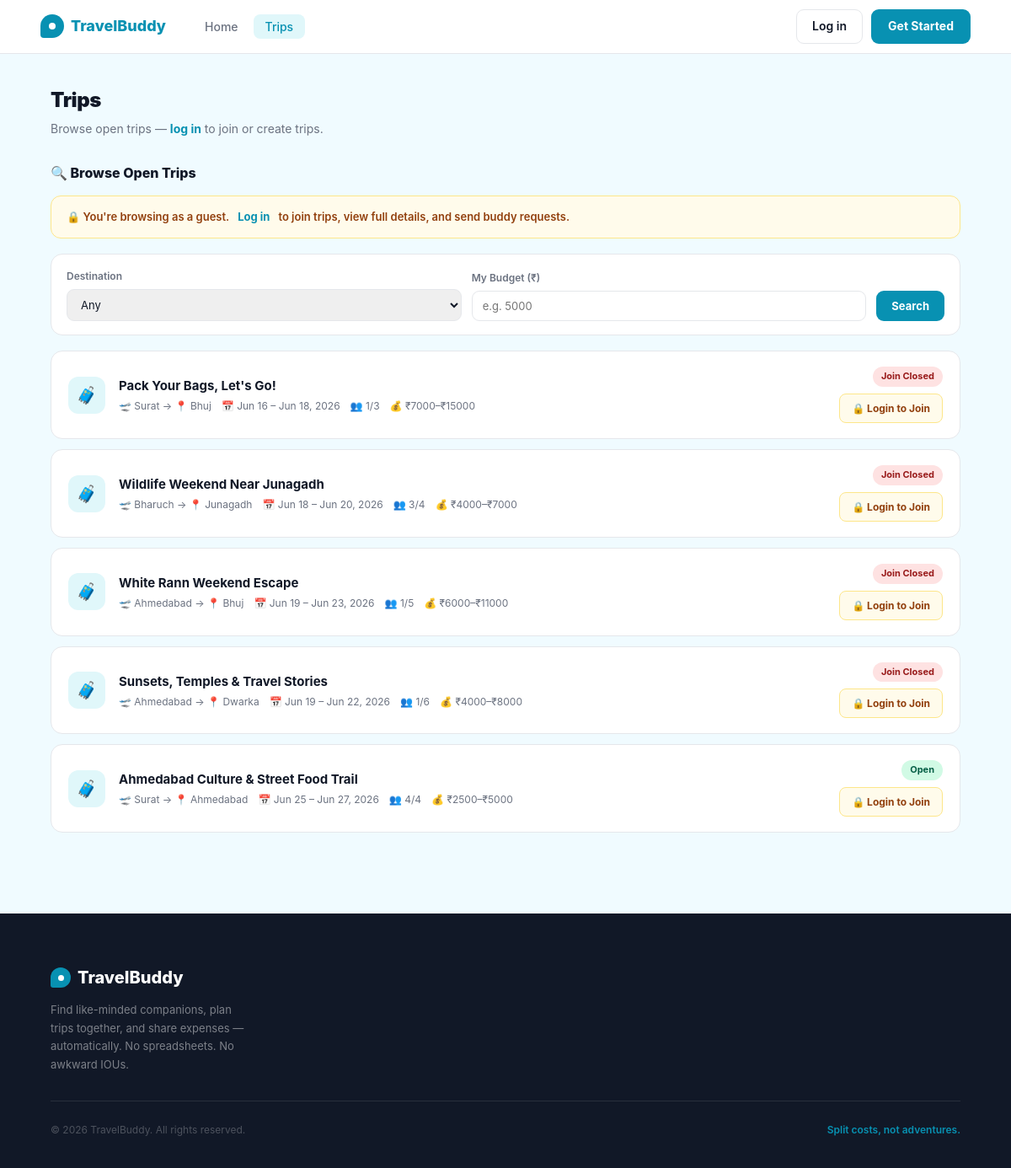
The page /trips on the database as committed earlier.
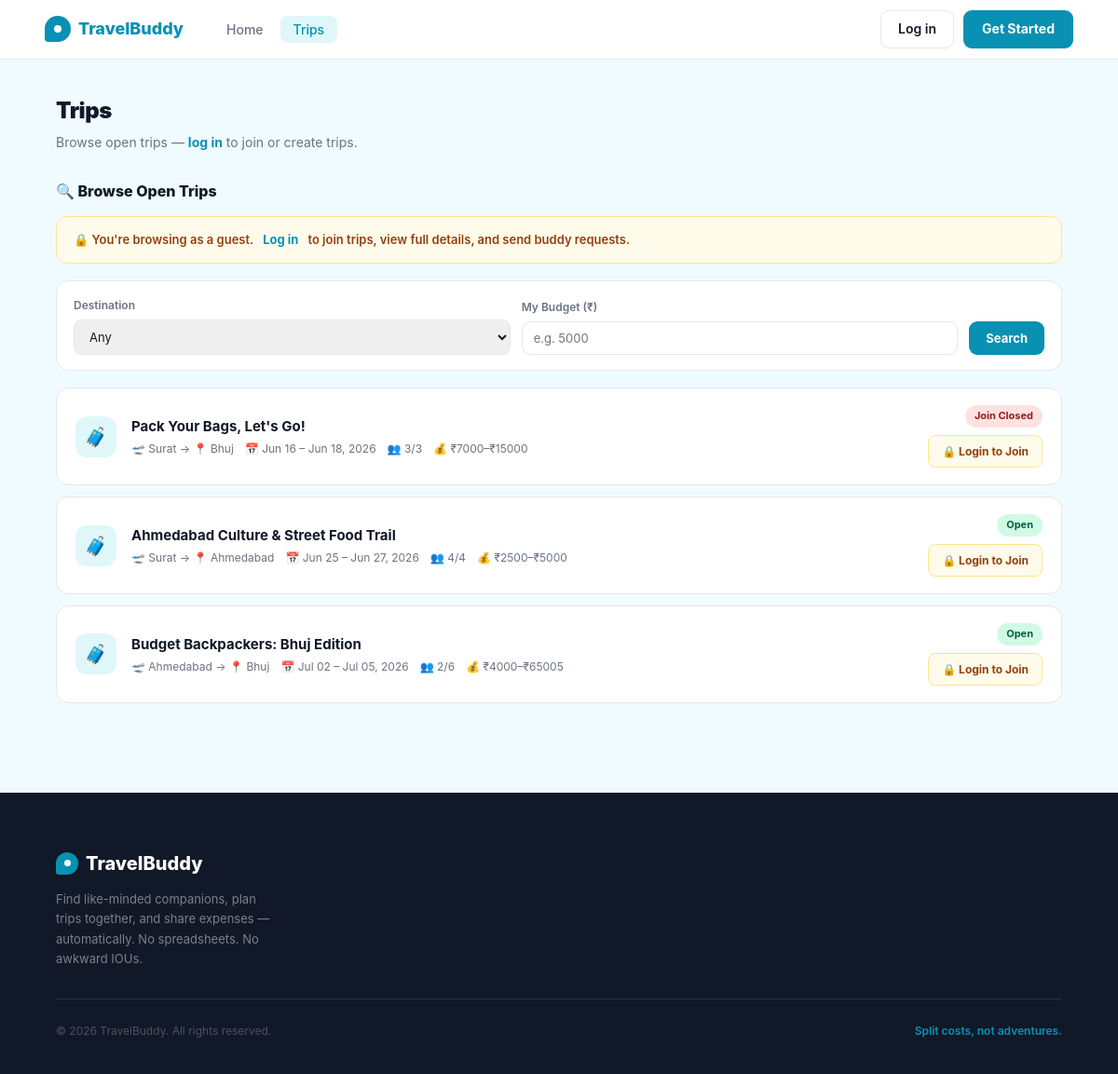
The same page on the database as committed later.
### app/models.py (models this page shows, shortened)
class Trip(db.Model):
    __tablename__ = 'trips'
    __table_args__ = (
        db.Index('ix_trips_owner_status', 'owner_id', 'status'),
        db.Index('ix_trips_public_start', 'is_public', 'start_date'),
    )
    id          = db.Column(db.Integer, primary_key=True)
    owner_id    = db.Column(db.Integer, db.ForeignKey('users.id'), nullable=False)
    title       = db.Column(db.String(150), nullable=False)
    destination = db.Column(db.String(150), nullable=False)
    departure_city = db.Column(db.String(100), default='')
    start_date  = db.Column(db.Date, nullable=False)
    end_date    = db.Column(db.Date, nullable=False)
    description = db.Column(db.Text, default='')
    budget_min  = db.Column(db.Float, default=0)
    budget_max  = db.Column(db.Float, default=0)
    max_members = db.Column(db.Integer, default=4)
    status      = db.Column(db.String(20), default='upcoming')  # upcoming, active, completed
    is_public   = db.Column(db.Boolean, default=True)
    created_at  = db.Column(db.DateTime, default=lambda: datetime.now(timezone.utc))
    owner    = db.relationship('User', back_populates='owned_trips')
    members  = db.relationship('TripMember', back_populates='trip', lazy='dynamic',
                               cascade='all, delete-orphan')
    expenses = db.relationship('Expense', back_populates='trip', lazy='dynamic',
                               cascade='all, delete-orphan')
    @property
    def joining_closed(self):
        return _date.today() >= (self.start_date - timedelta(days=1))
    def member_count(self):
        return self.members.filter_by(status='accepted').count() + 1  # +1 for owner

### app/trips/routes.py (the view)
@trips.route('/trips')
def index():
    my_trips = []
    pending_ids = set()
    accepted_ids = set()
    if current_user.is_authenticated:
        my_trip_ids = current_user._all_trip_ids()
        my_trips = Trip.query.filter(Trip.id.in_(my_trip_ids)).all() if my_trip_ids else []
        pending_ids = {m.trip_id for m in
                       TripMember.query.filter_by(user_id=current_user.id, status='pending').all()}
        accepted_ids = {m.trip_id for m in
                        TripMember.query.filter_by(user_id=current_user.id, status='accepted').all()}
        my_trip_ids_set = set(my_trip_ids)
    else:
        my_trip_ids_set = set()
    query = Trip.query.filter(Trip.is_public == True)  # noqa: E712
    if my_trip_ids_set:
        query = query.filter(~Trip.id.in_(my_trip_ids_set))
    destination = request.args.get('destination', '').strip()
    budget = request.args.get('budget', '').strip()
    page = request.args.get('page', 1, type=int)
    if destination:
        query = query.filter(Trip.destination == destination)
    if budget:
        try:
            b = float(budget)
            query = query.filter(Trip.budget_min <= b)
        except ValueError:
            pass
    pagination = query.order_by(Trip.start_date.asc()).paginate(
        page=page, per_page=BROWSE_PER_PAGE, error_out=False
    )
    browse_trips = pagination.items
    return render_template('trips/index.html',
        my_trips=my_trips,
        browse_trips=browse_trips,
        pagination=pagination,
        pending_ids=pending_ids,
        accepted_ids=accepted_ids,
        destination=destination,
        budget=budget,
        city_choices=GUJARAT_CITIES + NEARBY_CITIES,
        today=date.today()
    )

### app/templates/trips/index.html (shortened to what this page needs)
{% extends "base.html" %}
{% block content %}
<div class="trips-page">
  <div class="trips-inner">
    <div class="page-header">
      <div>
        <h1 class="page-title">Trips</h1>
        <p class="page-subtitle">
          {% if current_user.is_authenticated %}
            Manage your trips and find new ones to join.
          {% else %}
            Browse open trips — <a href="{{ url_for('auth.login') }}" style="color:var(--green);font-weight:700;">log in</a> to join or create trips.
          {% endif %}
        </p>
      </div>
    </div>
    <div class="section">
      <div class="section-title">🔍 Browse Open Trips</div>
      {% if not current_user.is_authenticated %}
      <div class="guest-banner">
        🔒 You're browsing as a guest. <a href="{{ url_for('auth.login') }}">Log in</a> to join trips, view full details, and send buddy requests.
      </div>
      {% endif %}
      <form method="GET" action="{{ url_for('trips.index') }}" class="filter-bar">
        <div class="filter-field">
          <label>Destination</label>
          <select name="destination">
            <option value="">Any</option>
          </select>
        </div>
        <div class="filter-field">
          <label>My Budget (₹)</label>
          <input type="number" name="budget" placeholder="e.g. 5000" value="{{ budget }}">
        </div>
        <button type="submit" class="btn-filter">Search</button>
      </form>
      {% if browse_trips %}
        <div class="trip-cards">
          {% for trip in browse_trips %}
          <div class="trip-card">
            <div class="trip-icon">🧳</div>
            <div class="trip-info">
              <div class="trip-name">
                {% if current_user.is_authenticated %}
                  <a href="{{ url_for('trips.detail', trip_id=trip.id) }}">{{ trip.title }}</a>
                {% else %}
                  <a href="{{ url_for('auth.login') }}">{{ trip.title }}</a>
                {% endif %}
              </div>
              <div class="trip-meta">
                <span>🛫 {{ trip.departure_city }} → 📍 {{ trip.destination }}</span>
                <span>📅 {{ trip.start_date.strftime('%b %d') }} – {{ trip.end_date.strftime('%b %d, %Y') }}</span>
                <span>👥 {{ trip.member_count() }}/{{ trip.max_members }}</span>
                <span>💰 ₹{{ "%.0f"|format(trip.budget_min) }}–₹{{ "%.0f"|format(trip.budget_max) }}</span>
              </div>
            </div>
            <div class="trip-right">
              {% if trip.joining_closed %}
                <span class="badge badge-join-closed">Join Closed</span>
              {% else %}
                <span class="badge badge-open">Open</span>
              {% endif %}
              {% if current_user.is_authenticated %}
                {% if trip.id in accepted_ids %}
                  <span class="badge badge-owner">Joined</span>
                {% elif trip.id in pending_ids %}
                  <button class="btn-small btn-pending" disabled>Request Sent</button>
                {% elif not trip.joining_closed and not trip.is_full() %}
                  <form method="POST" action="{{ url_for('trips.send_request', trip_id=trip.id) }}">
                    <input type="hidden" name="csrf_token" value="{{ csrf_token() }}">
                    <button type="submit" class="btn-small btn-request">Send Buddy Request</button>
                  </form>
                {% endif %}
                <a href="{{ url_for('trips.detail', trip_id=trip.id) }}" class="btn-small btn-view">View →</a>
              {% else %}
                <a href="{{ url_for('auth.login') }}" class="btn-guest-login">🔒 Login to Join</a>
              {% endif %}
            </div>
          </div>
          {% endfor %}
        </div>
      {% else %}
        <div class="empty-state">
          <div class="empty-icon">🤷</div>
          <h4>No open trips found</h4>
          <p>Try adjusting your filters, or check back later for new trips.</p>
        </div>
      {% endif %}
    </div>
  </div>
</div>
{% endblock %}

### app/templates/base.html (shortened to what this page needs)
<!DOCTYPE html>
<html lang="en">
<head>
</head>
<body>
<nav>
  <a href="{{ url_for('main.home') }}" class="logo">
    <div class="logo-icon"></div>
    TravelBuddy
  </a>
  {% if current_user.is_authenticated %}
    <ul class="nav-links">
      <li><a href="{{ url_for('dashboard.index') }}" {% if request.endpoint == 'dashboard.index' %}class="active"{% endif %}>Dashboard</a></li>
      <li><a href="{{ url_for('trips.index') }}" {% if request.endpoint and request.endpoint.startswith('trips.') %}class="active"{% endif %}>Trips</a></li>
      <li><a href="{{ url_for('expenses.my_expenses') }}" {% if request.endpoint == 'expenses.my_expenses' %}class="active"{% endif %}>Expenses</a></li>
    </ul>
    <div class="nav-right">
      <div class="nav-user">
        <div class="nav-avatar">{{ current_user.name[0].upper() }}</div>
        <a href="{{ url_for('profile.view') }}" style="color:inherit;">{{ current_user.name.split()[0] }}</a>
      </div>
      <a href="{{ url_for('auth.logout') }}" class="btn-logout">Log out</a>
    </div>
  {% else %}
    <ul class="nav-links">
      <li><a href="{{ url_for('main.home') }}" {% if request.endpoint == 'main.home' %}class="active"{% endif %}>Home</a></li>
      <li><a href="{{ url_for('trips.index') }}" {% if request.endpoint and request.endpoint.startswith('trips.') %}class="active"{% endif %}>Trips</a></li>
    </ul>
    <div class="nav-right">
      <a href="{{ url_for('auth.login') }}" class="btn-login">Log in</a>
      <a href="{{ url_for('auth.register') }}" class="btn-cta-nav">Get Started</a>
    </div>
  {% endif %}
</nav>
{% block content %}{% endblock %}
<footer>
  <div class="footer-inner">
    <div class="footer-top">
      <div class="footer-brand">
        <div class="footer-logo">
          <div class="footer-logo-icon"></div>
          TravelBuddy
        </div>
        <p>Find like-minded companions, plan trips together, and share expenses — automatically. No spreadsheets. No awkward IOUs.</p>
      </div>
    </div>
    <div class="footer-bottom">
      <p class="footer-copy">© 2026 TravelBuddy. All rights reserved.</p>
      <p class="footer-tagline-bottom">Split costs, not adventures.</p>
    </div>
  </div>
</footer>
</body>
</html>

Rows that differ between the two databases and show on the page:
removed Trip: title "Wildlife Weekend Near Junagadh", departure_city "Bharuch", destination "Junagadh", start_date "Jun 18", end_date "Jun 20, 2026", member_count "3", max_members "4", budget_min "4000", budget_max "7000", shows "Join Closed"
removed Trip: title "White Rann Weekend Escape", departure_city "Ahmedabad", destination "Bhuj", start_date "Jun 19", end_date "Jun 23, 2026", member_count "1", max_members "5", budget_min "6000", budget_max "11000", shows "Join Closed"
removed Trip: title "Sunsets, Temples & Travel Stories", departure_city "Ahmedabad", destination "Dwarka", start_date "Jun 19", end_date "Jun 22, 2026", member_count "1", max_members "6", budget_min "4000", budget_max "8000", shows "Join Closed"
computed for Trip "Pack Your Bags, Let's Go!": member_count "1" → "3"
added Trip: title "Budget Backpackers: Bhuj Edition", departure_city "Ahmedabad", destination "Bhuj", start_date "Jul 02", end_date "Jul 05, 2026", member_count "2", max_members "6", budget_min "4000", budget_max "65005", shows "Open"
